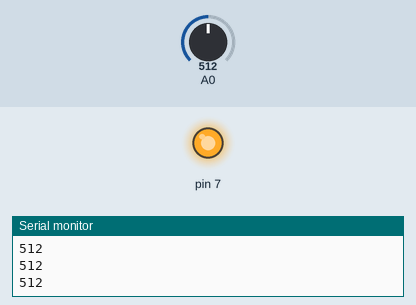
A sketch run on a simulated Arduino Uno, built with avr-gcc and run on an emulated ATmega328P. Parts: output pins drawn as LEDs (lit = HIGH), the last lines printed to the serial monitor. The inputs (shaded band) are chosen by the test bench; at power-on: A0 = 512.

Above: at 1.2 s.
1.3 s: A0 set to 38
2.8 s: A0 set to 31
At 3.6 s:
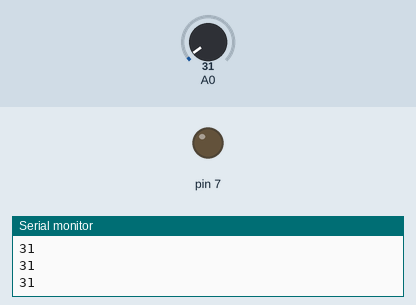
4.3 s: A0 set to 122
At 4.7 s:
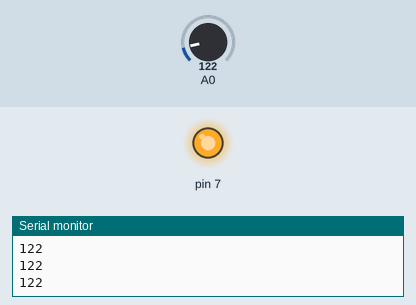
5.8 s: A0 set to 25
At 7.1 s:
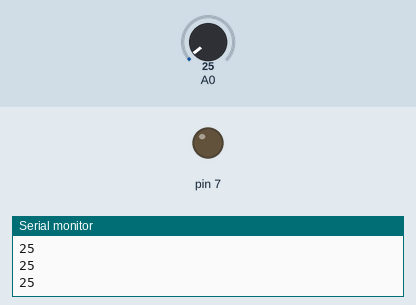
Timing chart, 0 to 8.3 s (numbered marks = the images above; inputs shaded):
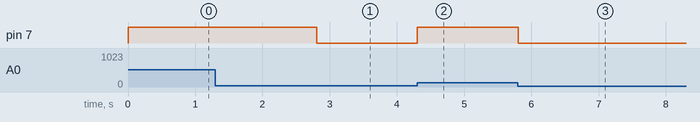

The sketch:

teste_sensor_de_luz_relay.ino
```cpp
void setup()

{

  Serial.begin(9600);
  pinMode(7, OUTPUT);

}

void loop()

{

  unsigned int AnalogValue;

  AnalogValue = analogRead(A0);
  Serial.println(AnalogValue);

  if(AnalogValue < 35){
    digitalWrite(7,LOW);
  }else{
    digitalWrite(7,HIGH);
  }

}
```

Measured:
- the behaviour switches between 35 and 34 on A0 (found by bisection; images 0 and 1)
- after the input at 2.8 s, pin 7: HIGH → LOW at once
- after the input at 4.3 s, pin 7: LOW → HIGH at once
- after the input at 5.8 s, pin 7: HIGH → LOW at once
